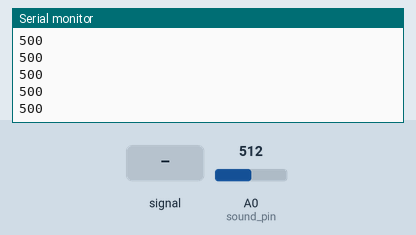
This sketch was run on a simulated Arduino Uno, built with avr-gcc and run on an emulated ATmega328P. On the bench: the last lines printed to the serial monitor. Inputs (shaded band) come from the test bench; at power-on: A0 (sound_pin) = 512.

Above: at 1.2 s.
1.3 s: A0 (sound_pin) fed a 200 Hz sine of ±81 counts around its level
At 1.41 s:
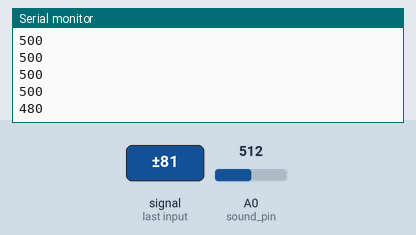
2.8 s: A0 (sound_pin) set to 716
At 2.81 s:
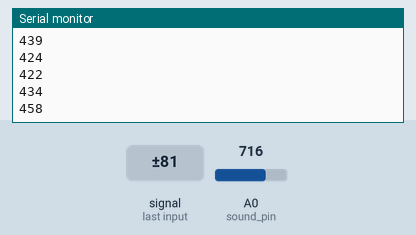
4.3 s: A0 (sound_pin) fed a 1000 Hz sine of ±255 counts around its level
At 4.42 s:
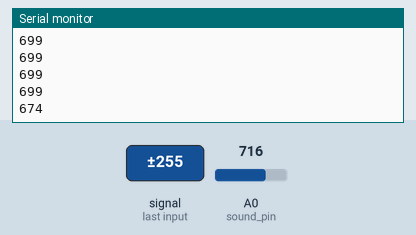
5.8 s: A0 (sound_pin) set to 900
At 5.82 s:
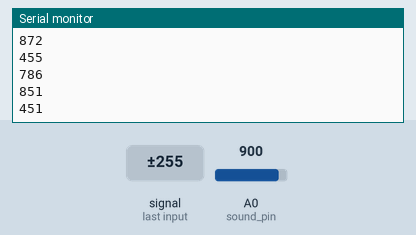
Timing chart, 0 to 8.3 s (numbered marks = the images above; inputs shaded):
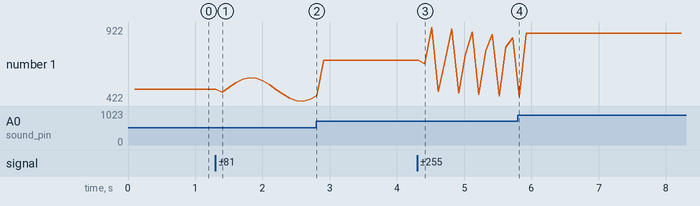

The sketch:

audio.ino
```cpp
const int sound_pin = A0;

void setup() {
  // put your setup code here, to run once:
  Serial.begin(9600);
}

void loop() {
  // put your main code here, to run repeatedly:
  int value = analogRead(sound_pin);//对模拟值进行数字量化
  value = map(value,0,1023,0,1000);
  delay(100);
  Serial.println(value);//数据给到 python com3串口
}
```

Measured:
- after the input at 1.3 s, the serial monitor: prints a new line after 0.10 s (image 1)
- after the input at 4.3 s, the serial monitor: prints a new line after 0.12 s (image 3)
- plotted number 1: 500 → 434 after the input at 1.3 s, 434 → 699 after the input at 2.8 s, 699 → 851 after the input at 4.3 s, 851 → 879 after the input at 5.8 s
